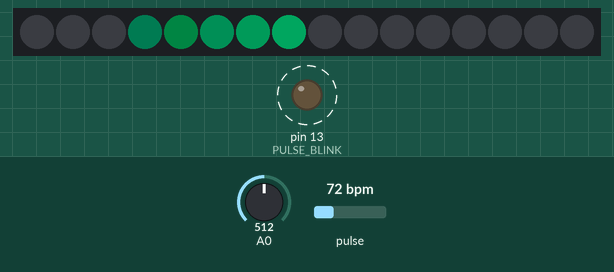
Recording of a sketch running on a simulated Arduino Uno, built with avr-gcc and run on an emulated ATmega328P. On the bench: 16 RGB LEDs in strip order, left to right, output pins drawn as LEDs (lit = HIGH). Dashed ring = blinking. The test bench sets the inputs (shaded band); at power-on: pulse 72 bpm, A0 = 512. Dim RGB values are drawn brighter than linear; random numbers use the default seed unless the sketch sets one.

Above: at 1.55 s.
1.8 s: pulse set to 42 bpm
At 2.78 s:
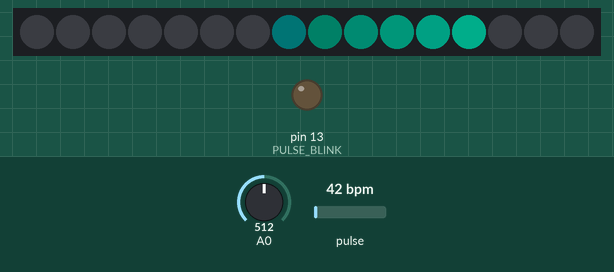
4.4 s: pulse set to 70 bpm
At 4.89 s:
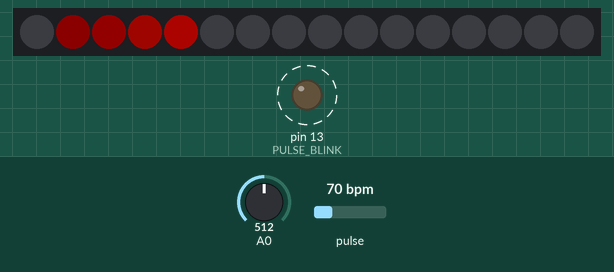
7.4 s: pulse set to 130 bpm
At 7.85 s:
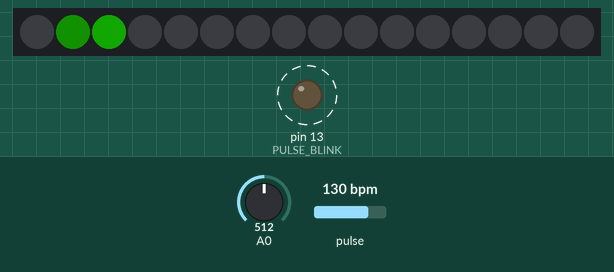
10.4 s: pulse set to 100 bpm
At 11.93 s:
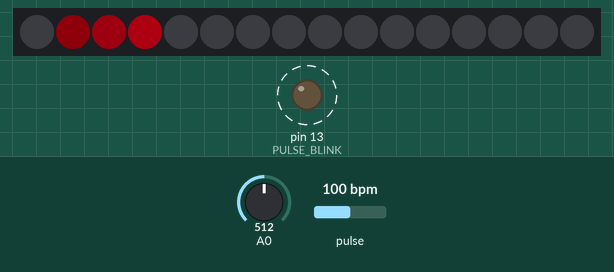
13.4 s: pulse set to 158 bpm
Timing chart, 0 to 30.3 s (numbered marks = the images above; inputs shaded):
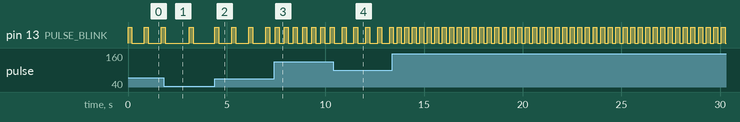

Measured:
- by itself, pin 13 (PULSE_BLINK): alternates HIGH for 0.20 s and LOW for 0.18 s

The sketch:

BM2k18_heartbot_rev2.ino
```cpp
// adapted from examples in PulseSensorPLayground and NeoPixelAnimator

/*
  Include Servo.h BEFORE you include PusleSensorPlayground.h
*/
//#include <Servo.h>

#include <NeoPixelBus.h>
#include <NeoPixelAnimator.h>

#define USE_ARDUINO_INTERRUPTS true
#include <PulseSensorPlayground.h>

/*
   Every Sketch that uses the PulseSensor Playground must
   define USE_ARDUINO_INTERRUPTS before including PulseSensorPlayground.h.
   Here, #define USE_ARDUINO_INTERRUPTS true tells the library to use
   interrupts to automatically read and process PulseSensor data.

   See ProcessEverySample.ino for an example of not using interrupts.
*/


/*
   The format of our output.

   Set this to PROCESSING_VISUALIZER if you're going to run
    the Processing Visualizer Sketch.
    See https://github.com/WorldFamousElectronics/PulseSensor_Amped_Processing_Visualizer

   Set this to SERIAL_PLOTTER if you're going to run
    the Arduino IDE's Serial Plotter.
*/
const int OUTPUT_TYPE = SERIAL_PLOTTER;

/*
   Pinout:
     PULSE_INPUT = Analog Input. Connected to the pulse sensor
      purple (signal) wire.
     PULSE_BLINK = digital Output. Connected to an LED (and 220 ohm resistor)
      that will flash on each detected pulse.
     PULSE_FADE = digital Output. PWM pin onnected to an LED (and resistor)
      that will smoothly fade with each pulse.
      NOTE: PULSE_FADE must be a pin that supports PWM. Do not use
      pin 9 or 10, because those pins' PWM interferes with the sample timer.
*/
const int PULSE_INPUT = A2;
const int PULSE_BLINK = 13;    // Pin 13 is the on-board LED for lilypad
//const int PULSE_FADE = 5;
const int THRESHOLD = 550;   // Adjust this number to avoid noise when idle

/*
   All the PulseSensor Playground functions.
*/
PulseSensorPlayground pulseSensor;


// uncomment one of the lines below to see the effects of
// changing the ease function on the movement animation
AnimEaseFunction moveEase =
//      NeoEase::Linear;
//      NeoEase::QuadraticInOut;
//      NeoEase::CubicInOut;
        NeoEase::QuarticInOut;
//      NeoEase::QuinticInOut;
//      NeoEase::SinusoidalInOut;
//      NeoEase::ExponentialInOut;
//      NeoEase::CircularInOut;


const uint16_t PixelCount = 16; // make sure to set this to the number of pixels in your strip
const uint16_t PixelPin = A4;  // make sure to set this to the correct pin, ignored for Esp8266
const uint16_t AnimCount = PixelCount / 3 * 2 + 1; // we only need enough animations for the tail and one extra

const uint16_t PixelFadeDuration = 500; // third of a second
// one second divide by the number of pixels = loop once a second
const uint16_t NextPixelMoveDuration = 2000 / PixelCount; // how fast we move through the pixels

NeoGamma<NeoGammaTableMethod> colorGamma; // for any fade animations, best to correct gamma

NeoPixelBus<NeoGrbFeature, NeoAvr400KbpsMethod> strip(PixelCount, PixelPin);
// For Esp8266, the Pin is omitted and it uses GPIO3 due to DMA hardware use.
// There are other Esp8266 alternative methods that provide more pin options, but also have
// other side effects.
//NeoPixelBus<NeoGrbFeature, Neo800KbpsMethod> strip(PixelCount);
//
// NeoEsp8266Uart800KbpsMethod uses GPI02 instead

// what is stored for state is specific to the need, in this case, the colors and
// the pixel to animate;
// basically what ever you need inside the animation update function
struct MyAnimationState
{
    RgbColor StartingColor;
    RgbColor EndingColor;
    uint16_t IndexPixel; // which pixel this animation is effecting
};

NeoPixelAnimator animations(AnimCount); // NeoPixel animation management object
MyAnimationState animationState[AnimCount];
uint16_t frontPixel = 0;  // the front of the loop
RgbColor frontColor;  // the color at the front of the loop

void SetRandomSeed()
{
    uint32_t seed;

    // random works best with a seed that can use 31 bits
    // analogRead on a unconnected pin tends toward less than four bits
    seed = analogRead(0);
    delay(1);

    for (int shifts = 3; shifts < 31; shifts += 3)
    {
        seed ^= analogRead(0) << shifts;
        delay(1);
    }

    // Serial.println(seed);
    randomSeed(seed);
}

void FadeOutAnimUpdate(const AnimationParam& param)
{
    // this gets called for each animation on every time step
    // progress will start at 0.0 and end at 1.0
    // we use the blend function on the RgbColor to mix
    // color based on the progress given to us in the animation
    RgbColor updatedColor = RgbColor::LinearBlend(
        animationState[param.index].StartingColor,
        animationState[param.index].EndingColor,
        param.progress);
    // apply the color to the strip
    strip.SetPixelColor(animationState[param.index].IndexPixel,
        colorGamma.Correct(updatedColor));
}

void LoopAnimUpdate(const AnimationParam& param)
{
    // wait for this animation to complete,
    // we are using it as a timer of sorts
    if (param.state == AnimationState_Completed)
    {
        // done, time to restart this position tracking animation/timer
        animations.RestartAnimation(param.index);

        // pick the next pixel inline to start animating
        //
        frontPixel = (frontPixel + 1);// % PixelCount; // increment and wrap
        /*if (frontPixel == 0)
        {
            // we looped, lets pick a new front color
            frontColor = HslColor(random(360) / 360.0f, 1.0f, 0.25f);
        }*/
        if(frontPixel == PixelCount)
        {
          return;
        }

        uint16_t indexAnim;
        // do we have an animation available to use to animate the next front pixel?
        // if you see skipping, then either you are going to fast or need to increase
        // the number of animation channels
        if (animations.NextAvailableAnimation(&indexAnim, 1))
        {
            animationState[indexAnim].StartingColor = frontColor;
            animationState[indexAnim].EndingColor = RgbColor(0, 0, 0);
            animationState[indexAnim].IndexPixel = frontPixel;

            animations.StartAnimation(indexAnim, PixelFadeDuration, FadeOutAnimUpdate);
        }
    }
}


void setup() {
  /*
     Use 115200 baud because that's what the Processing Sketch expects to read,
     and because that speed provides about 11 bytes per millisecond.

     If we used a slower baud rate, we'd likely write bytes faster than
     they can be transmitted, which would mess up the timing
     of readSensor() calls, which would make the pulse measurement
     not work properly.
  */
  Serial.begin(115200);
  // set up the heart servo on SERVO_PULSE
  // set servo position to pos (90 degrees, mid position)
  //heart.attach(SERVO_PIN);
  //heart.write(pos);

  // Configure the PulseSensor manager.
  pulseSensor.analogInput(PULSE_INPUT);
  pulseSensor.blinkOnPulse(PULSE_BLINK);
  //pulseSensor.fadeOnPulse(PULSE_FADE);

  pulseSensor.setSerial(Serial);
  pulseSensor.setOutputType(OUTPUT_TYPE);
  pulseSensor.setThreshold(THRESHOLD);

  SetRandomSeed();

  // neopixel animation
  strip.Begin();
  strip.Show();

    // we use the index 0 animation to time how often we move to the next
// pixel in the strip
  animations.StartAnimation(0, NextPixelMoveDuration, LoopAnimUpdate);

  // Now that everything is ready, start reading the PulseSensor signal.
  if (!pulseSensor.begin()) {
    /*
       PulseSensor initialization failed,
       likely because our particular Arduino platform interrupts
       aren't supported yet.

       If your Sketch hangs here, try changing USE_ARDUINO_INTERRUPTS to false.
       which doesn't use interrupts.
    */
    for(;;) {
      // Flash the led to show things didn't work.
      digitalWrite(PULSE_BLINK, LOW);
      delay(50);
      digitalWrite(PULSE_BLINK, HIGH);
      delay(50);
    }
  }
}


void loop()
{
    int myBPM = pulseSensor.getBeatsPerMinute();

    // write the latest analog value to the heart servo
    //moveServo(pulseSensor.getLatestSample());

    /*
       If a beat has happened since we last checked,
       write the per-beat information to Serial.
     */
    if (pulseSensor.sawStartOfBeat()) {
      pulseSensor.outputBeat();

      strip.ClearTo(RgbColor(0));
      for(int i = 1; i < AnimCount; i++) {
        animations.StopAnimation(i);
      }

      animations.StopAnimation(0);
      animations.StartAnimation(0, myBPM*17/PixelCount, LoopAnimUpdate);

     frontPixel=0; // start back at beginning
     frontColor = HslColor(random(360) / 360.0f, 1.0f, 0.25f);
      //Serial.println("♥  A HeartBeat Happened ! "); // If test is "true", print a message "a heartbeat happened".
      //Serial.print("BPM: ");                        // Print phrase "BPM: "
    //Serial.println(myBPM);
  }
  animations.UpdateAnimations();
  strip.Show();

}
```
